Frame 1 (no input): blank canvas, image omitted
Frame 60 (no input): blank canvas, image omitted
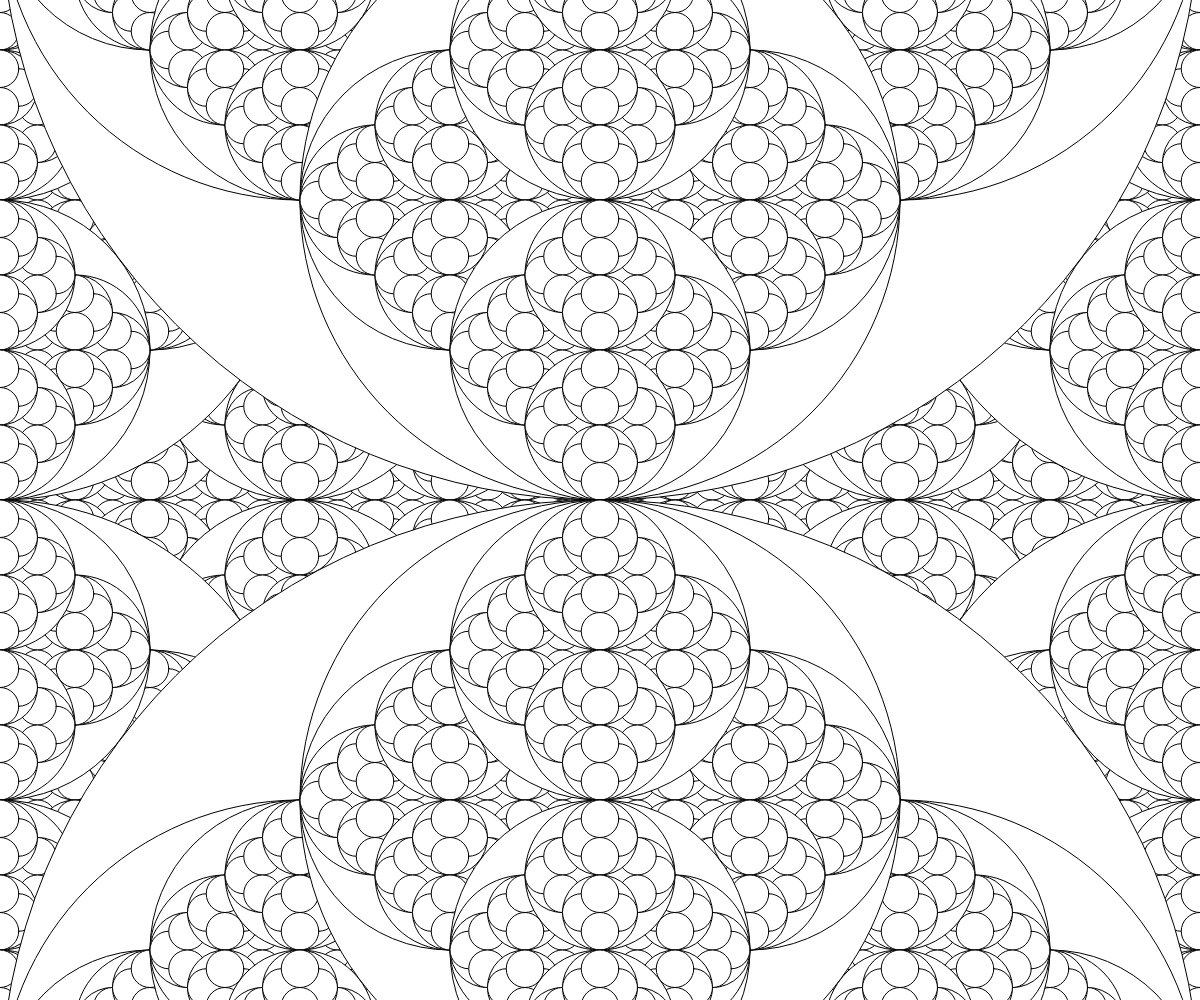
Frame 120 (the mouse pressed at the canvas centre since frame 60)

The p5.js sketch whose frames 1 and 60 were blank and that drew this single picture after the mouse press (run headless with seeded random() and noise() and a simulated clock; from frame 60 on, the mouse is pressed at the canvas centre):

// p5.js sketch
// ── sketch.js
// Project Title
// Your Name
// Date
//
// Extra for Experts:
// - describe what you did to take this project "above and beyond"


function setup() {
  createCanvas(windowWidth, windowHeight);
}

function draw() {
  background(220);
  recur_circle(width/2, height/2, mouseX*2);
}


function recur_circle(x, y, rad){
  circle(x, y, rad*2);

  if (rad > 30){
    recur_circle(x-rad/2, y, rad/2);
    recur_circle(x+rad/2, y, rad/2);
    recur_circle(x, y-rad/2, rad/2);
    recur_circle(x, y+rad/2, rad/2);
  }
}
